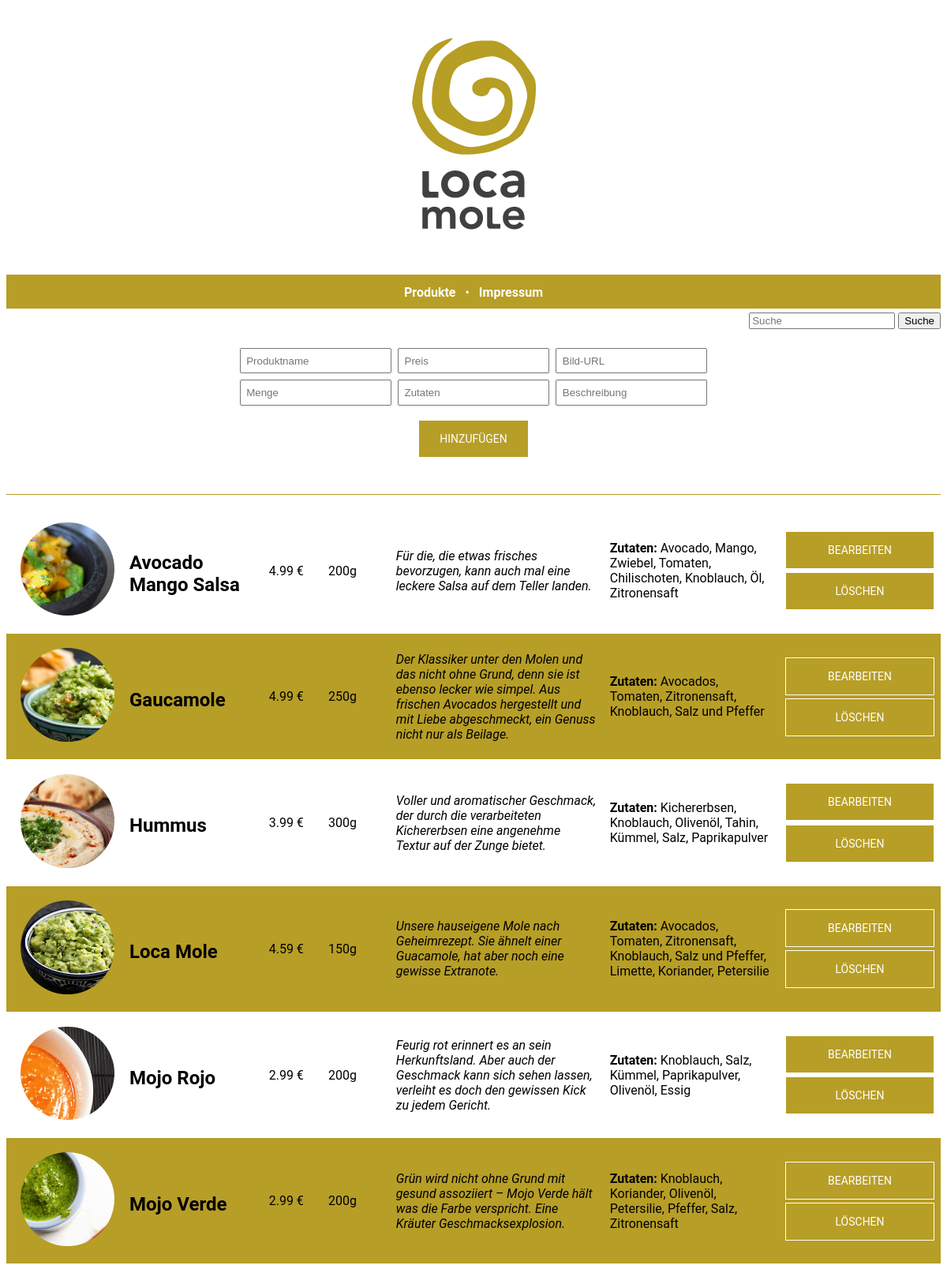
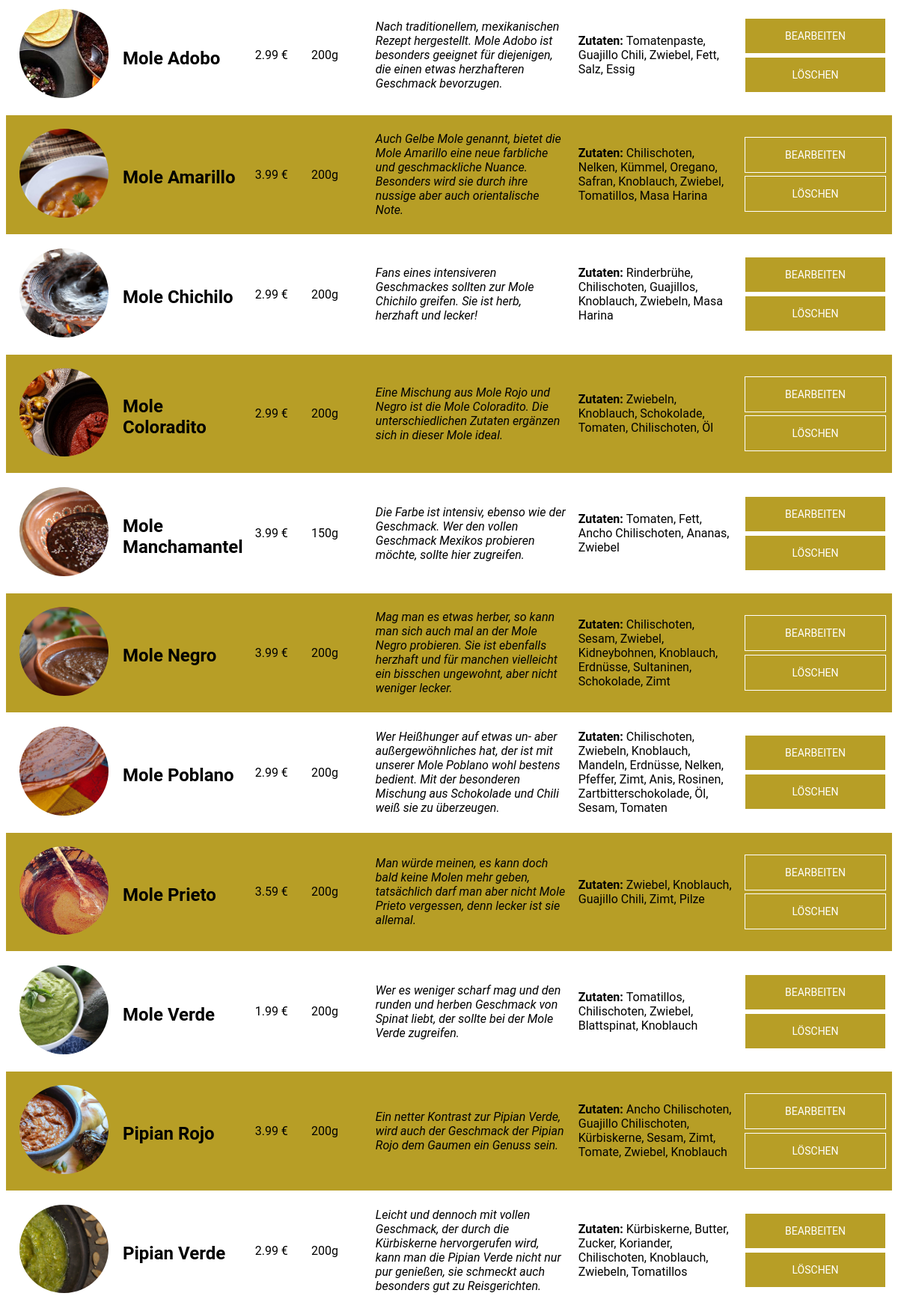
The app's page /admin.php (signed in, upper part) with its own data (2 pictures, top to bottom).
### tables this page shows
CREATE TABLE `produkte` (
  `id` int(3) NOT NULL,
  `name` varchar(100) NOT NULL,
  `menge` varchar(10) NOT NULL,
  `preis` float NOT NULL,
  `bild` varchar(100) NOT NULL,
  `beschreibung` varchar(300) NOT NULL,
  `zutaten` varchar(200) NOT NULL
);

### admin.php (the view, shortened to what this page needs)
<!DOCTYPE html>
<html>
<head>
	<link href="stylesheet.css" rel="stylesheet">
</head>
<body>
	<div id="headeradmin">
<a href="index.html"><img src="images/logo_loca_mole.png" id="logo"/></a>
	</div>
	<div id="menue">
		<span class="menue"> <a href="katalog.php" class="index">Produkte</a></span>
		<span class="bullet"> &bull;</span>
		<span class="menue"><a href="impressum.html" class="index">Impressum</a></span></div>
		<div><form method="post" action="admin.php" id="searchform">
		<input type="text" name="searchString" placeholder="Suche">
		<button type="submit" name="searchButton">Suche</button>
		</form>
		</div>
<?php
$verbindung=getDb();
$button="Hinzuf&uuml;gen";
$varname="";
$varpreis="";
$varbild="";
$varmenge="";
$varzutaten="";
$varbeschreibung="";
$varid="";
create_editform();
if(isset($_POST['searchButton'])) {
	searchAndShow_itemlist();
}else {
	show_itemlist();
}
function getDb(){
	global $verbindung;
	if($verbindung==""){
		try{
			$a= @mysqli_connect("localhost", "root", "");
			mysqli_select_db($a, "locamole");
			return $a;
		}catch(mysqli_error $e){
			echo "Fehler: ".$e($a);
		}
	}else{
		return $verbindung;
	}
}
function create_editform(){
	global $button;
	global $varname;
	global $varpreis;
	global $varbild;
	global $varmenge;
	global $varzutaten;
	global $varbeschreibung;
	global $varid;
	echo '<form class="dazu" method="post" action="admin.php">';
	echo '<div class="formdazu">';
	echo '<input type="text" name="name" value="'.$varname.'" placeholder="Produktname"/>';
	echo '<input type="text" name="preis" value="'.$varpreis.'" placeholder="Preis"/>';
	echo '<input type="text" name="bild" value="'.$varbild.'" placeholder="Bild-URL"/>';
	echo '<input type="text" name="menge" value="'.$varmenge.'" placeholder="Menge"/>';
	echo '<input type="text" name="zutaten" value="'.$varzutaten.'" placeholder="Zutaten"/>';
	echo '<input type="text" name="beschreibung" value="'.$varbeschreibung.'" placeholder="Beschreibung"/>';
	echo '<button type="submit" name="'.$button.'"" value="'.$varid.'" id="dazu" class="button">'.$button.'</button>';
	echo '</div>';
	echo '</form>';
	echo '<hr>';
}
function show_itemlist(){
	global $verbindung;
	$sql="SELECT * FROM produkte ORDER BY name";
	$abfrage=mysqli_query($verbindung, $sql);
	echo'<table class="katalog">';
	while ($produkte = mysqli_fetch_assoc($abfrage)){
		echo"<tr>";
		echo "<td id='tbild'> <img src='{$produkte ['bild']}' class='bild'/></td>";
		echo "<td><h2 id='th2'> {$produkte ['name']}</h2></td>";
		echo "<td id='tp'> {$produkte ['preis']} &euro; </td>";
		echo "<td id='tm'> {$produkte ['menge']}</td>";
		echo "<td id='tb'> {$produkte ['beschreibung']} </td>";
		echo "<td id='tz'><strong>Zutaten: </strong> {$produkte ['zutaten']}</td>";
		echo "<td class='leer'><form class='dazu' method='post' action='admin.php'>";
		echo "<button type='submit' name='bearbeiten' value='{$produkte['id']}' class='button' id='ed'>Bearbeiten</button><br/>";
	    echo "<button type='submit' name='loschen' value='{$produkte['id']}' onclick=\"return confirm('Wirklich löschen?')\" class='button' id='del'>L&ouml;schen</button></form></td>";
		echo "</tr>";
	}
	echo'</table>';
}
?>
</body>
</html>

### stylesheet.css (style rules this page uses)
#logo { margin-left: auto; margin-right: auto; display:block; }
#menue { background-color: #B79E26; height: 30px; padding-top: 13px; margin-left: auto; margin-right: auto; text-align: center; width:100%; }
#searchform { float:right; padding-top:0.3em; }
.bullet { color:white; }
a.index:link { color:white; font-family: "Roboto", sans-serif; font-weight: bolder; font-size: 1em; margin-right:0.5em; margin-left:0.5em; text-decoration: none; }
body { font-family: "Roboto", sans-serif; -webkit-font-smoothing: antialiased; -moz-osx-font-smoothing: grayscale; }
h2 { color:#B79E26; margin-bottom:0.5em; }
.katalog { margin-left: auto; margin-right: auto; background-color:#FFF; border-collapse: collapse; width: 100%; }
.bild { width:90%; padding:10px; border-radius: 50%; }
td, th.katalog { border-bottom: 1px solid #FFF; padding: 8px; text-align: left; height: 70px; }
td.leer { width:19%; }
tr:nth-child(even) { background-color:#B79E26; }
#tp { width: 7%; }
#th2 { color:#000; }
#tb { width:25%; font-style: italic; }
#tbild { width:15%; }
#tz { width:20%; }
#tm { width:8%; }
#headeradmin { background-color: #FFF; height: 300px; padding-top: 2.5em; }
div.formdazu { width: 700px; text-align: center; margin: auto; padding:30px; margin-top:1em; }
div.formdazu input { width:25%; padding:0.5em; margin:0.3em; }
div.formdazu button { width: 20%; margin-top:1em; }
.button { font-family: "Roboto", sans-serif; text-transform: uppercase; outline: 0; background: #B79E26; width: 50%; border-width:1px; border-style:solid; padding: 15px; border-color: #FFF; color: #FFFFFF; font-size: 14px; -webkit-transition: all 0.3 ease; transition: all 0.3 ease; cursor: pointer; }
#ed { width:100%; margin-bottom:0.3em; }
#del { width:100%; }
hr { display: block; height: 1px; border: 0; border-top: 1px solid #B79E26;; margin: 1em 0; padding: 0; }

### records on screen
produkte: bild (picture), name "Avocado Mango Salsa", preis "4.99", menge "200g", beschreibung "Für die, die etwas frisches bevorzugen, kann auch mal eine leckere Salsa auf dem Teller landen.", zutaten "Avocado, Mango, Zwiebel, Tomaten, Chilischoten, Knoblauch, Öl, Zitronensaft", $produkte['id'] 31 (drawn)
produkte: bild (picture), name "Gaucamole", preis "4.99", menge "250g", beschreibung "Der Klassiker unter den Molen und das nicht ohne Grund, denn sie ist ebenso lecker wie simpel. Aus frischen Avocados hergestellt und mit Liebe abgeschmeckt, ein Genuss nicht nur als Beilage.", zutaten "Avocados, Tomaten, Zitronensaft, Knoblauch, Salz und Pfeffer", $produkte['id'] 2 (drawn)
produkte: bild (picture), name "Hummus", preis "3.99", menge "300g", beschreibung "Voller und aromatischer Geschmack, der durch die verarbeiteten Kichererbsen eine angenehme Textur auf der Zunge bietet.", zutaten "Kichererbsen, Knoblauch, Olivenöl, Tahin, Kümmel, Salz, Paprikapulver", $produkte['id'] 25 (drawn)
produkte: bild (picture), name "Loca Mole", preis "4.59", menge "150g", beschreibung "Unsere hauseigene Mole nach Geheimrezept. Sie ähnelt einer Guacamole, hat aber noch eine gewisse Extranote.", zutaten "Avocados, Tomaten, Zitronensaft, Knoblauch, Salz und Pfeffer, Limette, Koriander, Petersilie", $produkte['id'] 40 (drawn)
produkte: bild (picture), name "Mojo Rojo", preis "2.99", menge "200g", beschreibung "Feurig rot erinnert es an sein Herkunftsland. Aber auch der Geschmack kann sich sehen lassen, verleiht es doch den gewissen Kick zu jedem Gericht.", zutaten "Knoblauch, Salz, Kümmel, Paprikapulver, Olivenöl, Essig", $produkte['id'] 23 (drawn)
produkte: bild (picture), name "Mojo Verde", preis "2.99", menge "200g", beschreibung "Grün wird nicht ohne Grund mit gesund assoziiert – Mojo Verde hält was die Farbe verspricht. Eine Kräuter Geschmacksexplosion.", zutaten "Knoblauch, Koriander, Olivenöl, Petersilie, Pfeffer, Salz, Zitronensaft", $produkte['id'] 24 (drawn)
produkte: bild (picture), name "Mole Adobo", preis "2.99", menge "200g", beschreibung "Nach traditionellem, mexikanischen Rezept hergestellt. Mole Adobo ist besonders geeignet für diejenigen, die einen etwas herzhafteren Geschmack bevorzugen.", zutaten "Tomatenpaste, Guajillo Chili, Zwiebel, Fett, Salz, Essig", $produkte['id'] 30 (drawn)
produkte: bild (picture), name "Mole Amarillo", preis "3.99", menge "200g", beschreibung "Auch Gelbe Mole genannt, bietet die Mole Amarillo eine neue farbliche und geschmackliche Nuance. Besonders wird sie durch ihre nussige aber auch orientalische Note.", zutaten "Chilischoten, Nelken, Kümmel, Oregano, Safran, Knoblauch, Zwiebel, Tomatillos, Masa Harina", $produkte['id'] 27 (drawn)
produkte: bild (picture), name "Mole Chichilo", preis "2.99", menge "200g", beschreibung "Fans eines intensiveren Geschmackes sollten zur Mole Chichilo greifen. Sie ist herb, herzhaft und lecker!", zutaten "Rinderbrühe, Chilischoten, Guajillos, Knoblauch, Zwiebeln, Masa Harina", $produkte['id'] 36 (drawn)
produkte: bild (picture), name "Mole Coloradito", preis "2.99", menge "200g", beschreibung "Eine Mischung aus Mole Rojo und Negro ist die Mole Coloradito. Die unterschiedlichen Zutaten ergänzen sich in dieser Mole ideal.", zutaten "Zwiebeln, Knoblauch, Schokolade, Tomaten, Chilischoten, Öl", $produkte['id'] 35 (drawn)
produkte: bild (picture), name "Mole Manchamantel", preis "3.99", menge "150g", beschreibung "Die Farbe ist intensiv, ebenso wie der Geschmack. Wer den vollen Geschmack Mexikos probieren möchte, sollte hier zugreifen.", zutaten "Tomaten, Fett, Ancho Chilischoten, Ananas, Zwiebel", $produkte['id'] 37 (drawn)
produkte: bild (picture), name "Mole Negro", preis "3.99", menge "200g", beschreibung "Mag man es etwas herber, so kann man sich auch mal an der Mole Negro probieren. Sie ist ebenfalls herzhaft und für manchen vielleicht ein bisschen ungewohnt, aber nicht weniger lecker.", zutaten "Chilischoten, Sesam, Zwiebel, Kidneybohnen, Knoblauch, Erdnüsse, Sultaninen, Schokolade, Zimt", $produkte['id'] 32 (drawn)
produkte: bild (picture), name "Mole Poblano", preis "2.99", menge "200g", beschreibung "Wer Heißhunger auf etwas un- aber außergewöhnliches hat, der ist mit unserer Mole Poblano wohl bestens bedient. Mit der besonderen Mischung aus Schokolade und Chili weiß sie zu überzeugen.", zutaten "Chilischoten, Zwiebeln, Knoblauch, Mandeln, Erdnüsse, Nelken, Pfeffer, Zimt, Anis, Rosinen, Zartbitterschokolade, Öl, Sesam, Tomaten", $produkte['id'] 26 (drawn)
produkte: bild (picture), name "Mole Prieto", preis "3.59", menge "200g", beschreibung "Man würde meinen, es kann doch bald keine Molen mehr geben, tatsächlich darf man aber nicht Mole Prieto vergessen, denn lecker ist sie allemal.", zutaten "Zwiebel, Knoblauch, Guajillo Chili, Zimt, Pilze", $produkte['id'] 39 (drawn)
produkte: bild (picture), name "Mole Verde", preis "1.99", menge "200g", beschreibung "Wer es weniger scharf mag und den runden und herben Geschmack von Spinat liebt, der sollte bei der Mole Verde zugreifen.", zutaten "Tomatillos, Chilischoten, Zwiebel, Blattspinat, Knoblauch", $produkte['id'] 29 (drawn)
produkte: bild (picture), name "Pipian Rojo", preis "3.99", menge "200g", beschreibung "Ein netter Kontrast zur Pipian Verde, wird auch der Geschmack der Pipian Rojo dem Gaumen ein Genuss sein.", zutaten "Ancho Chilischoten, Guajillo Chilischoten, Kürbiskerne, Sesam, Zimt, Tomate, Zwiebel, Knoblauch", $produkte['id'] 38 (drawn)
produkte: bild (picture), name "Pipian Verde", preis "2.99", menge "200g", beschreibung "Leicht und dennoch mit vollen Geschmack, der durch die Kürbiskerne hervorgerufen wird, kann man die Pipian Verde nicht nur pur genießen, sie schmeckt auch besonders gut zu Reisgerichten.", zutaten "Kürbiskerne, Butter, Zucker, Koriander, Chilischoten, Knoblauch, Zwiebeln, Tomatillos", $produkte['id'] 28 (drawn)

### other values on screen
$button "HINZUFÜGEN"
